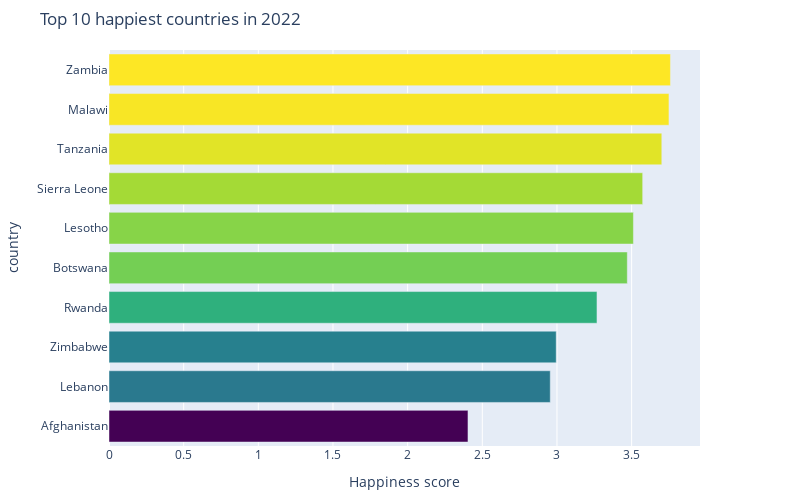

This figure's notebook cell:
### Markdown cell above
#### Least 10 happiest countries

### Code cell
utils.plot_happiness_score(wh_df_2022.iloc[-10:,:],'Happiness score', 'Country', 10, 2022)

### Figure 1 — Plotly figure (JSON) as saved in the notebook; plotly's stock layout.template omitted (floating-point values rounded to 4 significant figures)
{"data": [{"marker": {"color": [3.76, 3.75, 3.702, 3.574, 3.512, 3.471, 3.268, 2.995, 2.955, 2.404], "colorscale": [[0, "#440154"], [0.1111, "#482878"], [0.2222, "#3e4989"], [0.3333, "#31688e"], [0.4444, "#26828e"], [0.5556, "#1f9e89"], [0.6667, "#35b779"], [0.7778, "#6ece58"], [0.8889, "#b5de2b"], [1, "#fde725"]]}, "orientation": "h", "type": "bar", "x": [3.76, 3.75, 3.702, 3.574, 3.512, 3.471, 3.268, 2.995, 2.955, 2.404], "y": ["Zambia", "Malawi", "Tanzania", "Sierra Leone", "Lesotho", "Botswana", "Rwanda", "Zimbabwe", "Lebanon", "Afghanistan"]}], "layout": {"height": 500, "margin": {"b": 50, "l": 50, "r": 100, "t": 50}, "title": {"text": "Top 10 happiest countries in 2022"}, "width": 800, "xaxis": {"title": {"text": "Happiness score"}}, "yaxis": {"categoryorder": "total ascending", "showgrid": false, "showline": false, "showticklabels": true, "title": {"text": "country"}}}}
